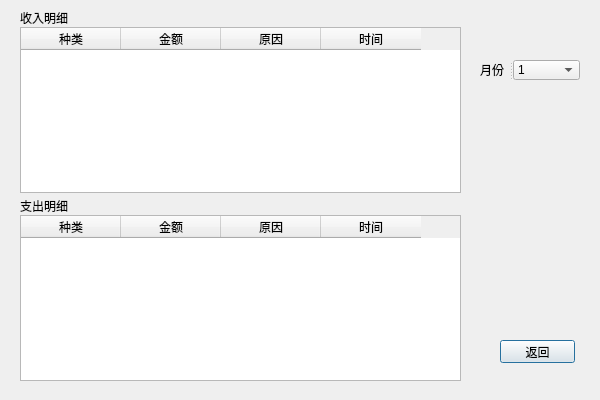
<?xml version="1.0" encoding="UTF-8"?>
<ui version="4.0">
 <class>month</class>
 <widget class="QDialog" name="month">
  <property name="geometry">
   <rect>
    <x>0</x>
    <y>0</y>
    <width>600</width>
    <height>400</height>
   </rect>
  </property>
  <property name="windowTitle">
   <string>查看月明细</string>
  </property>
  <widget class="QSplitter" name="splitter_3">
   <property name="geometry">
    <rect>
     <x>480</x>
     <y>60</y>
     <width>100</width>
     <height>20</height>
    </rect>
   </property>
   <property name="orientation">
    <enum>Qt::Horizontal</enum>
   </property>
   <widget class="QLabel" name="labelMonth">
    <property name="text">
     <string>月份</string>
    </property>
   </widget>
   <widget class="QComboBox" name="comboBox_month">
    <property name="enabled">
     <bool>true</bool>
    </property>
    <item>
     <property name="text">
      <string>1</string>
     </property>
    </item>
    <item>
     <property name="text">
      <string>2</string>
     </property>
    </item>
    <item>
     <property name="text">
      <string>3</string>
     </property>
    </item>
    <item>
     <property name="text">
      <string>4</string>
     </property>
    </item>
    <item>
     <property name="text">
      <string>5</string>
     </property>
    </item>
    <item>
     <property name="text">
      <string>6</string>
     </property>
    </item>
    <item>
     <property name="text">
      <string>7</string>
     </property>
    </item>
    <item>
     <property name="text">
      <string>8</string>
     </property>
    </item>
    <item>
     <property name="text">
      <string>9</string>
     </property>
    </item>
    <item>
     <property name="text">
      <string>10</string>
     </property>
    </item>
    <item>
     <property name="text">
      <string>11</string>
     </property>
    </item>
    <item>
     <property name="text">
      <string>12</string>
     </property>
    </item>
    <item>
     <property name="text">
      <string>Total</string>
     </property>
    </item>
   </widget>
  </widget>
  <widget class="QPushButton" name="back">
   <property name="geometry">
    <rect>
     <x>500</x>
     <y>340</y>
     <width>75</width>
     <height>23</height>
    </rect>
   </property>
   <property name="text">
    <string>返回</string>
   </property>
  </widget>
  <widget class="QLabel" name="labelHint_expense">
   <property name="geometry">
    <rect>
     <x>20</x>
     <y>198</y>
     <width>48</width>
     <height>16</height>
    </rect>
   </property>
   <property name="text">
    <string>支出明细</string>
   </property>
  </widget>
  <widget class="QTableWidget" name="tableWidget_expense">
   <property name="geometry">
    <rect>
     <x>20</x>
     <y>215</y>
     <width>441</width>
     <height>166</height>
    </rect>
   </property>
   <column>
    <property name="text">
     <string>种类</string>
    </property>
   </column>
   <column>
    <property name="text">
     <string>金额</string>
    </property>
   </column>
   <column>
    <property name="text">
     <string>原因</string>
    </property>
   </column>
   <column>
    <property name="text">
     <string>时间</string>
    </property>
   </column>
  </widget>
  <widget class="QLabel" name="labelHint_income">
   <property name="geometry">
    <rect>
     <x>20</x>
     <y>10</y>
     <width>48</width>
     <height>16</height>
    </rect>
   </property>
   <property name="text">
    <string>收入明细</string>
   </property>
  </widget>
  <widget class="QTableWidget" name="tableWidget_income">
   <property name="geometry">
    <rect>
     <x>20</x>
     <y>27</y>
     <width>441</width>
     <height>166</height>
    </rect>
   </property>
   <column>
    <property name="text">
     <string>种类</string>
    </property>
   </column>
   <column>
    <property name="text">
     <string>金额</string>
    </property>
   </column>
   <column>
    <property name="text">
     <string>原因</string>
    </property>
   </column>
   <column>
    <property name="text">
     <string>时间</string>
    </property>
   </column>
  </widget>
 </widget>
 <resources/>
 <connections/>
</ui>
